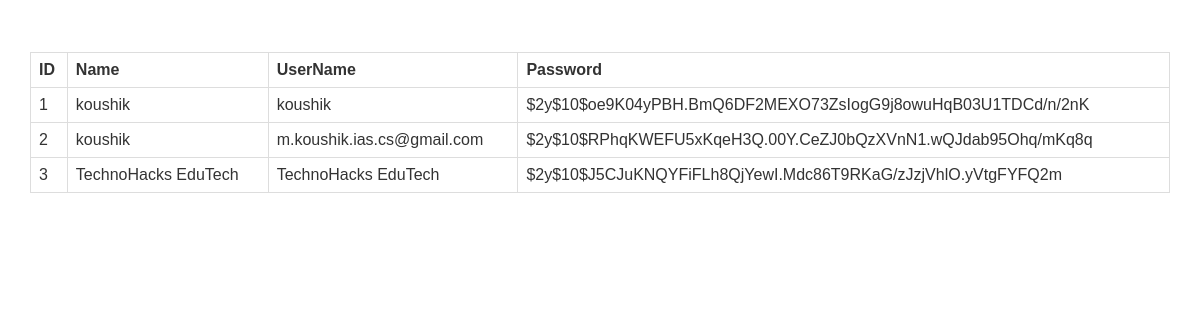
/Admin.php, run on the app's committed database.
### tables this page shows
CREATE TABLE `users_login` (
  `id` int(11) NOT NULL,
  `name` varchar(50) NOT NULL,
  `username` varchar(50) NOT NULL,
  `password` varchar(100) NOT NULL
);

### Admin.php (the view, shortened to what this page needs)
<?php
include 'connection.inc.php';
?>
<html lang="en">
<head>
    <link rel="stylesheet" href="https://maxcdn.bootstrapcdn.com/bootstrap/3.3.7/css/bootstrap.min.css">
    <link rel="stylesheet" href="https://netdna.bootstrapcdn.com/twitter-bootstrap/2.3.2/css/bootstrap-combined.min.css">
</head>
<body>
<div class="container" data-ng-app="myApp" data-ng-controller="myCtrl">
    <table>
        <tr>
            <th>ID</th>
            <th>Name</th>
            <th>UserName</th>
            <th>Password</th>
        </tr>
        <?php
            $select_users = mysqli_query($con, "SELECT * FROM `users_login`") or die('query failed');
            while($fetch_users = mysqli_fetch_assoc($select_users)){?>
        <tr data-ng-repeat="customer in people | filter: table">
            <td><?php echo $fetch_users['id']; ?></td>
            <td><?php echo $fetch_users['name']?></td>
            <td><?php echo $fetch_users['username']?></td>
            <td><?php echo $fetch_users['password']?></td>
        </tr>
        <?php };?>
    </table>
</div>
</body>
</html>

### Admin.php (style rules this page uses)
table { margin-top: 52px; font-family: arial, sans-serif; border-collapse: collapse; width: 100%; }
td, th { border: 1px solid #dddddd; text-align: left; padding: 8px; }

### data on the page
users_login: id "1", name "koushik", username "koushik", password "$2y$10$oe9K04yPBH.BmQ6DF2MEXO73ZsIogG9j8owuHqB03U1TDCd/n/2nK"
users_login: id "2", name "koushik", username "m.koushik.ias.cs@gmail.com", password "$2y$10$RPhqKWEFU5xKqeH3Q.00Y.CeZJ0bQzXVnN1.wQJdab95Ohq/mKq8q"
users_login: id "3", name "TechnoHacks EduTech", username "TechnoHacks EduTech", password "$2y$10$J5CJuKNQYFiFLh8QjYewI.Mdc86T9RKaG/zJzjVhlO.yVtgFYFQ2m"
